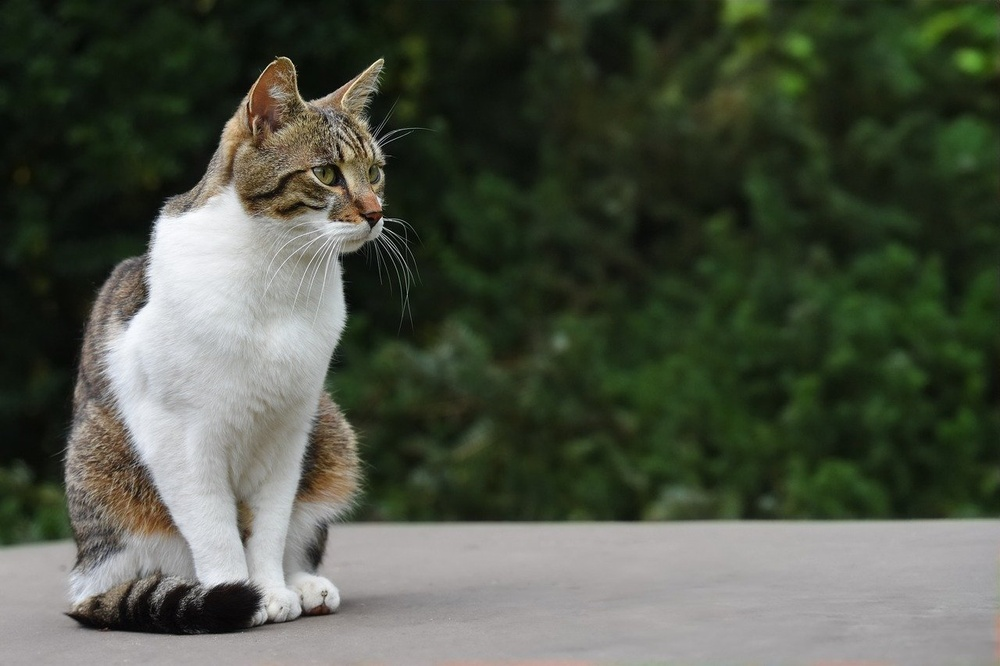
#> input picture backend/temp/1745809555383/sample.jpg, 1000 x 666 px, shrunk from 1280 x 853 before the run, found by its file name
$ python script.py
#> lines starting #> are read from the running program, lines starting #| are printed output that depends on the picture
# Import the OpenCV library for image processing
import cv2
# Import NumPy for numerical operations
import numpy as np
# Import Matplotlib for plotting images
import matplotlib.pyplot as plt

# Read the input image in grayscale mode
img = cv2.imread('sample.jpg', cv2.IMREAD_GRAYSCALE)  # Load grayscale image
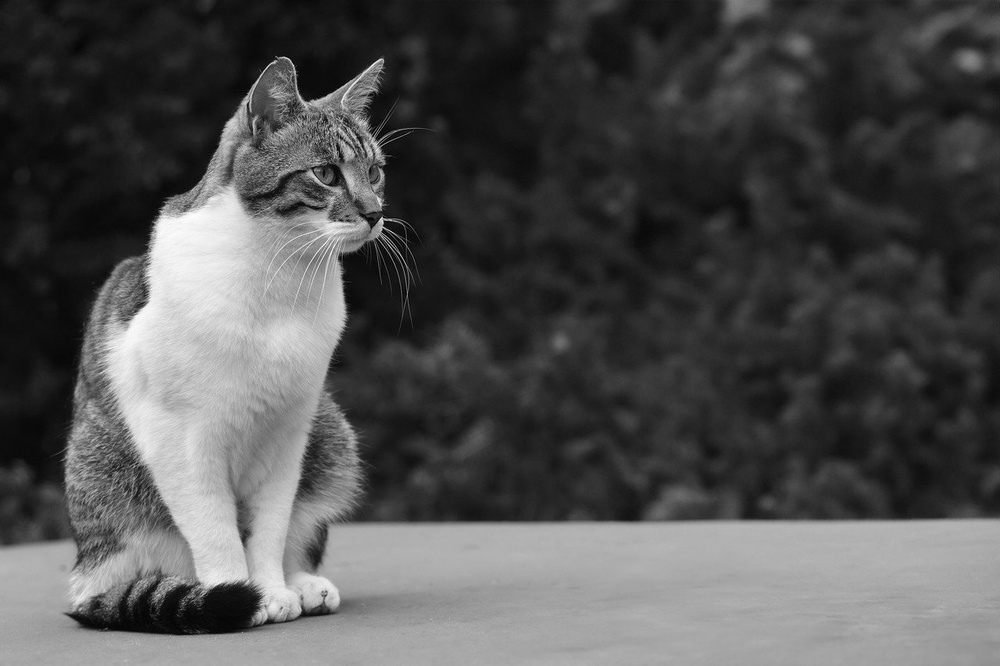
#> img: shape (666, 1000); min 0, max 255, mean 80.4

# Function to add Gaussian noise to an image
def add_gaussian_noise(image, mean=0, sigma=25):
    # Create Gaussian noise with given mean and standard deviation
#> called with mean = 0, sigma = 25
    gaussian = np.random.normal(mean, sigma, image.shape).astype(np.uint8)
    # Add the noise to the image
    noisy_image = cv2.add(image, gaussian)
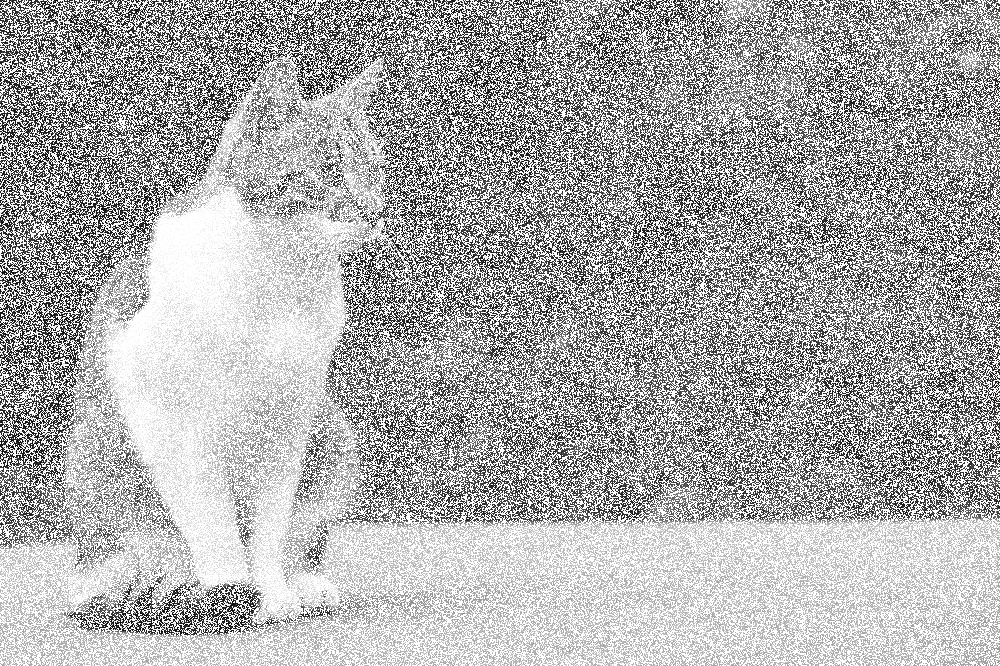
#> noisy_image: shape (666, 1000); min 0, max 255, mean 173.6
    return noisy_image

# Function to add Salt-and-Pepper noise to an image
def add_salt_and_pepper_noise(image, salt_prob=0.01, pepper_prob=0.01):
#> called with salt_prob = 0.01, pepper_prob = 0.01
    noisy_image = np.copy(image)

    # Generate coordinates for salt noise (white pixels)
    num_salt = np.ceil(salt_prob * image.size)
#> num_salt = 6660
    coords = [np.random.randint(0, i - 1, int(num_salt)) for i in image.shape]
    noisy_image[coords[0], coords[1]] = 255  # Set salt pixels to white

    # Generate coordinates for pepper noise (black pixels)
    num_pepper = np.ceil(pepper_prob * image.size)
#> num_pepper = 6660
    coords = [np.random.randint(0, i - 1, int(num_pepper)) for i in image.shape]
    noisy_image[coords[0], coords[1]] = 0  # Set pepper pixels to black
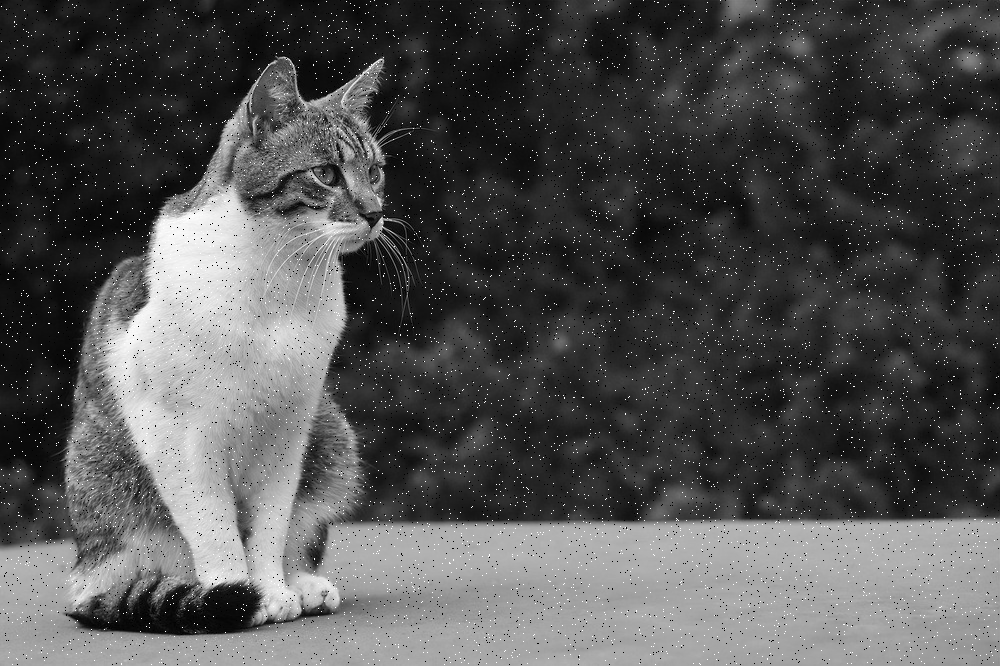
#> noisy_image: shape (666, 1000); min 0, max 255, mean 81.4

    return noisy_image

# Add Gaussian noise to the original image
gaussian_noisy_image = add_gaussian_noise(img)

# Add Salt-and-Pepper noise to the original image
salt_and_pepper_noisy_image = add_salt_and_pepper_noise(img)

# Create a figure to show the original and noisy images
plt.figure(figsize=(15, 6))  # Set size of the figure

# Show the original grayscale image
plt.subplot(1, 3, 1)  # 1 row, 3 columns, 1st image
plt.imshow(img, cmap='gray')
plt.title('Original Image')
plt.axis('off')  # Hide axis ticks

# Show the image with Gaussian noise
plt.subplot(1, 3, 2)  # 1 row, 3 columns, 2nd image
plt.imshow(gaussian_noisy_image, cmap='gray')
plt.title('Gaussian Noisy Image')
plt.axis('off')

# Show the image with Salt-and-Pepper noise
plt.subplot(1, 3, 3)  # 1 row, 3 columns, 3rd image
plt.imshow(salt_and_pepper_noisy_image, cmap='gray')
plt.title('Salt-and-Pepper Noisy Image')
plt.axis('off')

# Display all images together
plt.tight_layout()  # Adjust layout to prevent overlap
plt.show()
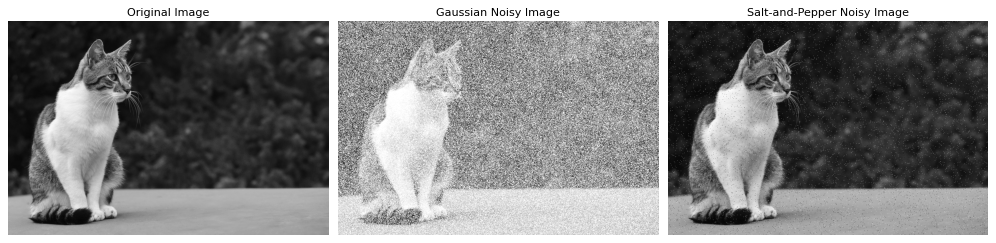
#> figure drawn by matplotlib, 3 panels
